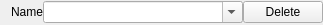
<?xml version="1.0" encoding="UTF-8"?>
<ui version="4.0">
 <class>NameChooser</class>
 <widget class="QWidget" name="NameChooser">
  <property name="geometry">
   <rect>
    <x>0</x>
    <y>0</y>
    <width>313</width>
    <height>25</height>
   </rect>
  </property>
  <property name="sizePolicy">
   <sizepolicy hsizetype="MinimumExpanding" vsizetype="MinimumExpanding">
    <horstretch>0</horstretch>
    <verstretch>0</verstretch>
   </sizepolicy>
  </property>
  <property name="windowTitle">
   <string>NameChosser</string>
  </property>
  <layout class="QGridLayout" name="gridLayout">
   <property name="topMargin">
    <number>0</number>
   </property>
   <property name="rightMargin">
    <number>0</number>
   </property>
   <property name="bottomMargin">
    <number>0</number>
   </property>
   <property name="spacing">
    <number>0</number>
   </property>
   <item row="0" column="0">
    <layout class="QHBoxLayout" name="horizontalLayout">
     <property name="spacing">
      <number>0</number>
     </property>
     <item>
      <widget class="QLabel" name="label">
       <property name="text">
        <string>Name</string>
       </property>
      </widget>
     </item>
     <item>
      <widget class="QComboBox" name="comboName">
       <property name="minimumSize">
        <size>
         <width>200</width>
         <height>0</height>
        </size>
       </property>
       <property name="editable">
        <bool>true</bool>
       </property>
       <property name="frame">
        <bool>true</bool>
       </property>
      </widget>
     </item>
     <item>
      <widget class="QPushButton" name="remove">
       <property name="text">
        <string>Delete</string>
       </property>
      </widget>
     </item>
    </layout>
   </item>
  </layout>
 </widget>
 <resources/>
 <connections/>
</ui>
